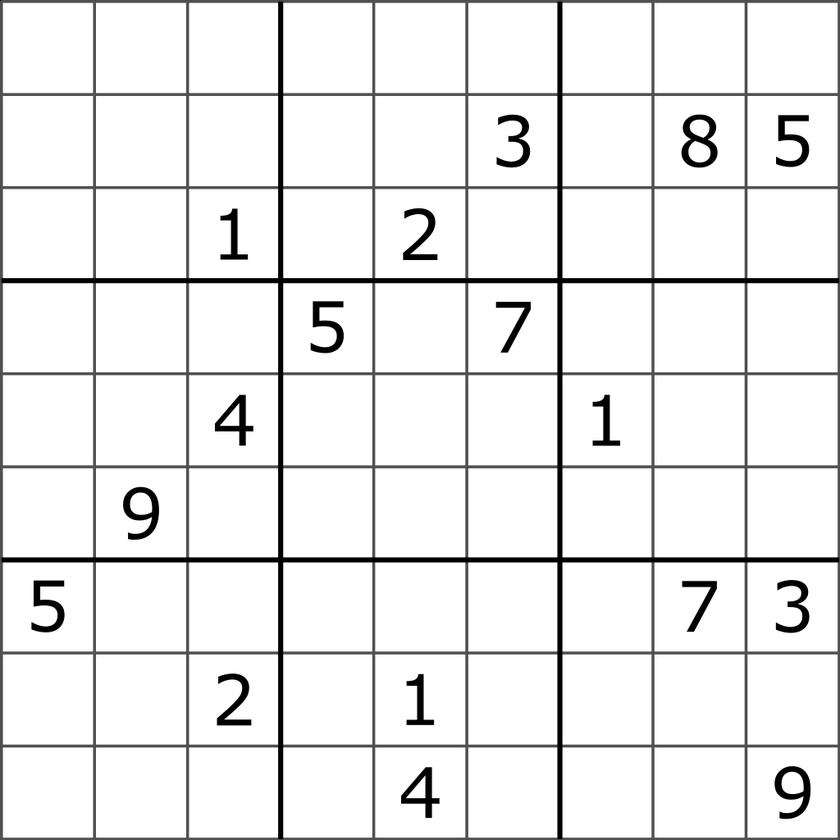
#> input picture examples/hard.png, 840 x 840 px, shrunk from 1024 x 1024 before the run
$ python -i sudokuLoader.py   (imports and definitions only)
#> lines starting #> are read from the running program, lines starting #| are printed output that depends on the picture; after the words box and inside, x2 and y2 are one past the last pixel; in counts of white or black regions, pixels touching at a corner belong together
import cv2 as cv
import numpy as np
import imutils
from imutils.perspective import four_point_transform
from skimage.segmentation import clear_border
import tesseract_ocr


class Sudoku_Loader :
    def __init__ (self, imagePath, debug=False):
#> called with imagePath = 'examples/hard.png', debug = False
        self.okFlag = False
        self.debug = debug
        sudokuImage = cv.imread(imagePath)
#> sudokuImage is the input picture: shape (840, 840, 3); min 0, max 255, mean 235.4
        if sudokuImage is None:
            print("Could not load Sudoku image:", imagePath)
            return

        sudokuImage = cv.cvtColor(sudokuImage, cv.COLOR_RGB2GRAY)
#> sudokuImage: shape (840, 840)
        sudokuImage = cv.GaussianBlur(sudokuImage, (5, 5), 0)

        #binarize
        binarizedImage = self.binarize_image(sudokuImage)
        if self.debug:
            cv.imshow("Binarized Image", binarizedImage)
            cv.waitKey(0)

        #find contours
        puzzleContour = self.find_puzzle_contours (binarizedImage)
        if puzzleContour is None:
            print("No sudoku detected")
            return
        if self.debug:
            output = sudokuImage.copy()
            cv.drawContours(output, [puzzleContour], -1, (0, 255, 0), 2)
            cv.imshow("Puzzle Outline", output)
            cv.waitKey(0)

        #deskew
        self.straightImage, self.straightGray = self.deskew_image(sudokuImage, binarizedImage, puzzleContour)
        if self.straightGray is not None:
            self.okFlag = True

    def get_sudoku_grid(self):
        if not self.okFlag or self.straightGray is None:
            return None

        stepX = self.straightImage.shape[0]//9
        stepY = self.straightImage.shape[1]//9

        newGrid = [0 for i in range(81)]

        for i in range(9):
            startX = max(0, int(stepX * i))
            endX = int(stepX * (i + 1.1))
            for j in range(9):
                startY = max(0, int(stepY * j))
                endY = int(stepY * (j + 1.1))
                numberCell = self.straightImage[startX:endX, startY:endY]
                numberCell = self.extract_clean_digit(numberCell)

                #OCR
                if numberCell is not None:  #actually a number
                    _, numberCell = cv.imencode('.png', numberCell)
                    number = tesseract_ocr.text_for_bytes(numberCell.tobytes(), "eng")
                    try:
                        #print(i, j, number)
                        number = int(number)
                    except ValueError:
                        continue    #detected str was not a number
                    if number < 1 or number > 9:    #range error
                        continue

                    newGrid[i * 9 + j] = number
        return newGrid


    def binarize_image(self, image):
        #binarize
        binarizedImage = cv.adaptiveThreshold(image, 255, cv.ADAPTIVE_THRESH_MEAN_C, cv.THRESH_BINARY, 5, 2)
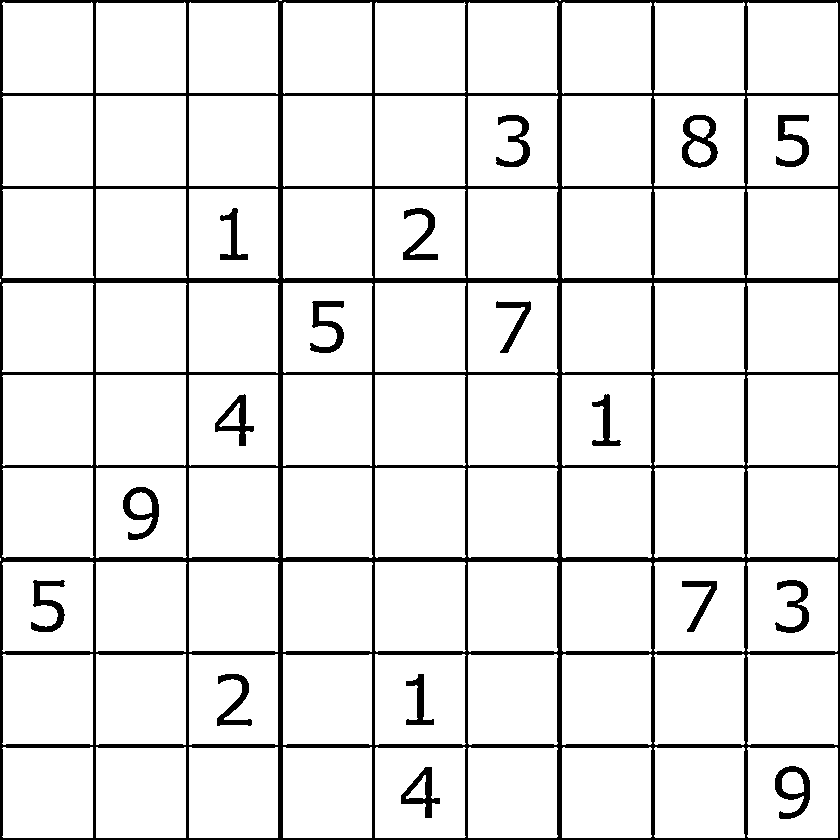
#> binarizedImage: shape (840, 840); 90.3% white; 18 black regions, largest, box (x1, y1, x2, y2) and area: (0, 0, 840, 840) 56940, (682, 115, 718, 168) 865, (775, 766, 810, 819) 792
        binarizedImage = cv.bitwise_not(binarizedImage)

        dilateKernel = cv.getStructuringElement(cv.MORPH_CROSS,(3,3))
        binarizedImage = cv.dilate(binarizedImage, dilateKernel);
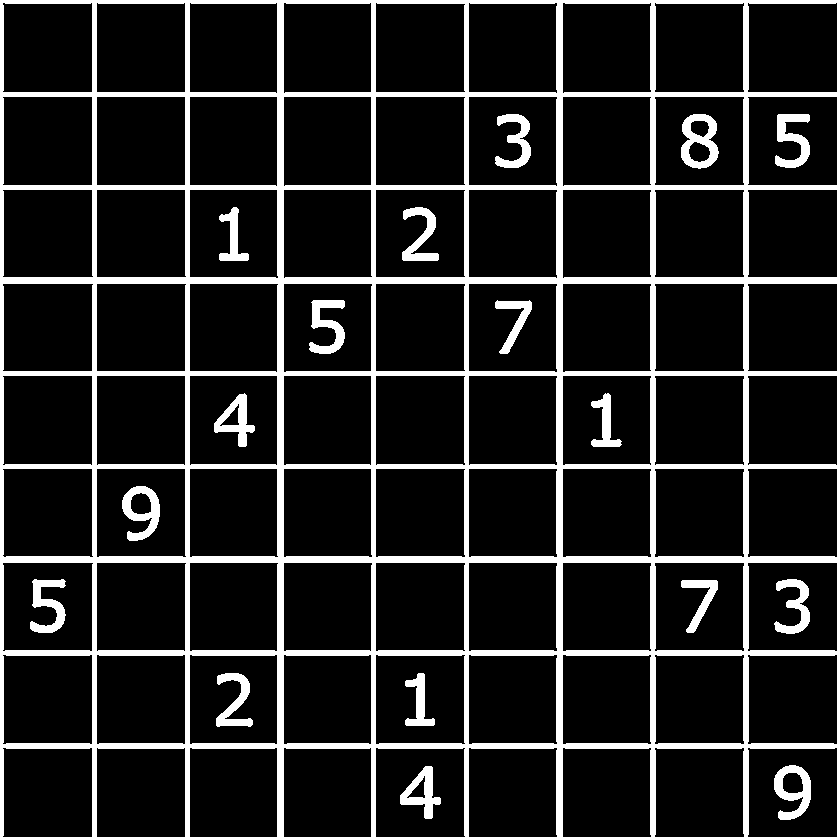
#> binarizedImage: shape (840, 840); 14.3% white; 18 white regions
        return binarizedImage


    def find_puzzle_contours(self, binarizedImage):
        #grab contours ans sort them by size
        contours = cv.findContours(binarizedImage.copy(), cv.RETR_EXTERNAL,
                cv.CHAIN_APPROX_SIMPLE)
#> contours = 1 contour; box (x1, y1, x2, y2) and area: (0, 0, 840, 840) 703921
        contours = imutils.grab_contours(contours)
#> contours = [[[0, 0], [0, 839], [839, 839], [839, 0]]]
        contours = sorted(contours, key=cv.contourArea, reverse=True)

        #find puzzle contour
        for cnt in contours:
            # approximate the contour
            peri = cv.arcLength(cnt, True)
            approx = cv.approxPolyDP(cnt, 0.02 * peri, True)
            # if our approximated contour has four points, then we can
                        # assume we have found the outline of the puzzle
            if len(approx) == 4:
                return approx
#> this loop made 1 pass
#> (peri, approx) on pass 1: (3356, [[0, 0], [0, 839], [839, 839], [839, 0]])
#> in __init__, `puzzleContour = self.find_puzzle_contours (binarizedImage)`: puzzleContour = [[0, 0], [0, 839], [839, 839], [839, 0]]
        return None


    def deskew_image(self, image, grayImage, puzzleContour):
        puzzle = four_point_transform(image, puzzleContour.reshape(4, 2))
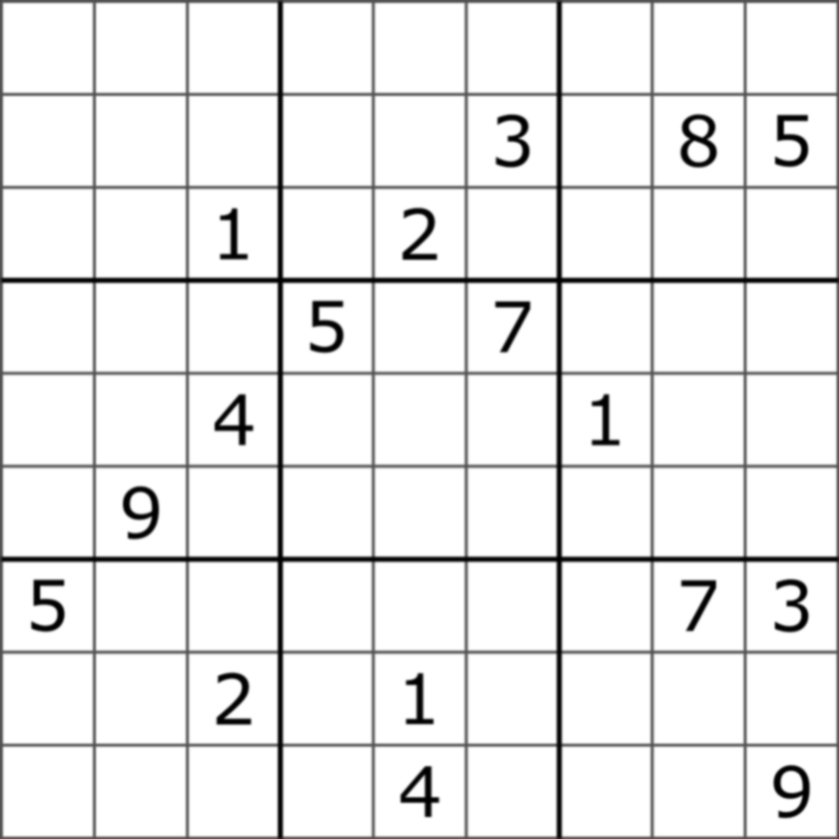
#> puzzle: shape (839, 839); min 0, max 255, mean 235.4
        warped = four_point_transform(grayImage, puzzleContour.reshape(4, 2))
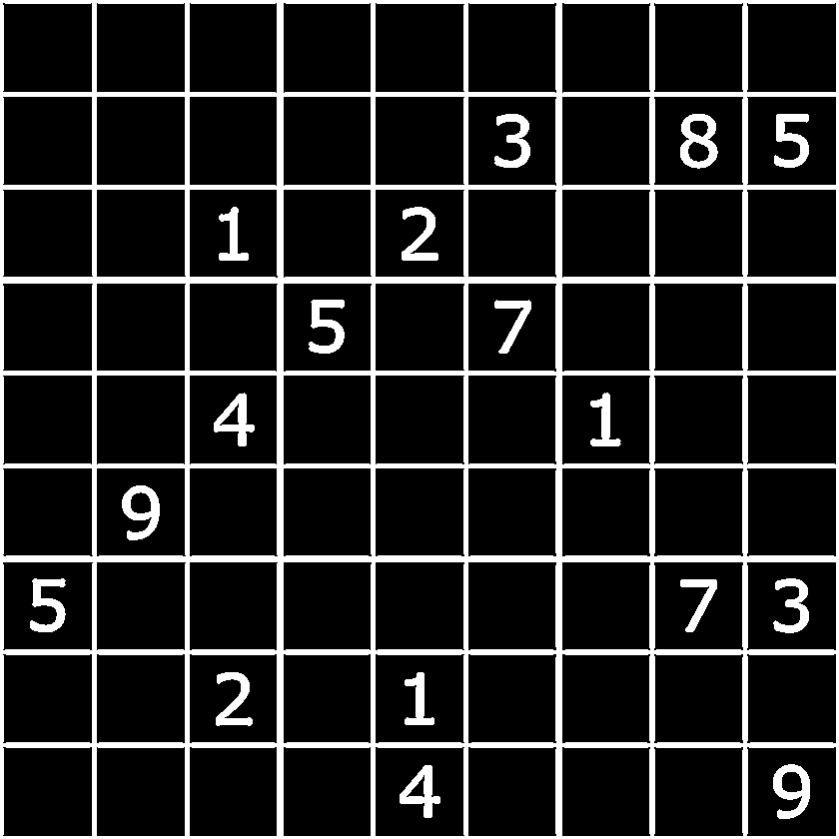
#> warped: shape (839, 839); min 0, max 255, mean 36.4
        # check to see if we are visualizing the perspective transform
        if self.debug:
            cv.imshow("Puzzle Transform", warped)
            cv.waitKey(0)
        return (puzzle, warped)


    def extract_clean_digit(self, digitImage):
        #extract a clean area containing a number from an image digitImage

        # apply automatic thresholding to the cell and then clear any
        # connected borders that touch the border of the cell
        thresh = cv.threshold(digitImage, 0, 255,
                        cv.THRESH_BINARY_INV | cv.THRESH_OTSU)[1]
        erodeKernel = cv.getStructuringElement(cv.MORPH_CROSS,(3,3))
        thresh = cv.erode(thresh, erodeKernel, 2);
        thresh = cv.dilate(thresh, erodeKernel, 2);
        thresh = clear_border(thresh)
        # find contours in the thresholded cell
        cnts = cv.findContours(thresh.copy(), cv.RETR_EXTERNAL, cv.CHAIN_APPROX_SIMPLE)
        cnts = imutils.grab_contours(cnts)
        # if no contours were found than this is an empty cell
        if len(cnts) == 0:
            return None
        # otherwise, find the largest contour in the cell and create a
        # mask for the contour
        c = max(cnts, key=cv.contourArea)
        mask = np.zeros(thresh.shape, dtype="uint8")
        cv.drawContours(mask, [c], -1, 255, -1)
        # compute the percentage of masked pixels relative to the total
        # area of the image
        (h, w) = thresh.shape
        percentFilled = cv.countNonZero(mask) / float(w * h)
        if percentFilled < 0.02:
            return None
        # apply the mask to the thresholded cell
        digit = cv.bitwise_and(thresh, thresh, mask=mask)
        # check to see if we should visualize the masking step

        thresh = cv.dilate(thresh, erodeKernel, 1);


        if self.debug:
            concat = np.concatenate((digit, digitImage), axis=1)
            cv.imshow("Digit", concat)
            cv.waitKey(0)
        # [10 lines of commented-out code are left out]
        return cv.bitwise_not( digit)


>>> result = Sudoku_Loader('examples/hard.png').get_sudoku_grid()
#> after the loop in get_sudoku_grid, `for i in range(9):`: newGrid = 81 values from 0 to 0
#> (the run stopped early here; a loop or call above may not have finished)
